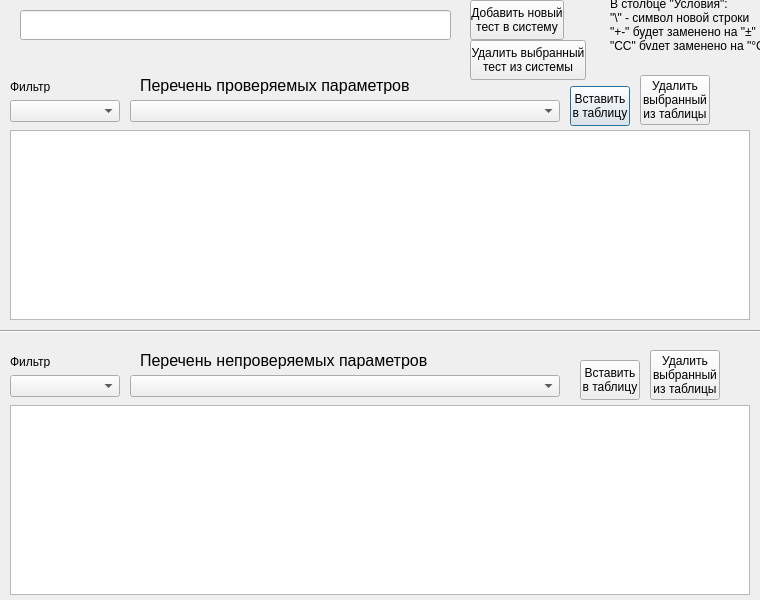
<?xml version="1.0" encoding="UTF-8"?>
<ui version="4.0">
 <class>TestsDialog</class>
 <widget class="QDialog" name="TestsDialog">
  <property name="geometry">
   <rect>
    <x>0</x>
    <y>0</y>
    <width>760</width>
    <height>600</height>
   </rect>
  </property>
  <property name="windowTitle">
   <string>Dialog</string>
  </property>
  <property name="windowIcon">
   <iconset>
    <normaloff>rainbow.png</normaloff>rainbow.png</iconset>
  </property>
  <widget class="QPushButton" name="pushButton_appendVerifiableTest">
   <property name="geometry">
    <rect>
     <x>570</x>
     <y>86</y>
     <width>60</width>
     <height>40</height>
    </rect>
   </property>
   <property name="text">
    <string>Вставить
в таблицу</string>
   </property>
  </widget>
  <widget class="QTableWidget" name="tableWidget_verifiableTests">
   <property name="geometry">
    <rect>
     <x>10</x>
     <y>130</y>
     <width>740</width>
     <height>190</height>
    </rect>
   </property>
  </widget>
  <widget class="QTableWidget" name="tableWidget_unverifiableTests">
   <property name="geometry">
    <rect>
     <x>10</x>
     <y>405</y>
     <width>740</width>
     <height>190</height>
    </rect>
   </property>
  </widget>
  <widget class="QComboBox" name="comboBox_verifiableTests">
   <property name="geometry">
    <rect>
     <x>130</x>
     <y>100</y>
     <width>430</width>
     <height>22</height>
    </rect>
   </property>
  </widget>
  <widget class="QPushButton" name="pushButton_appendUnVerifiableTest">
   <property name="geometry">
    <rect>
     <x>580</x>
     <y>360</y>
     <width>60</width>
     <height>40</height>
    </rect>
   </property>
   <property name="text">
    <string>Вставить
в таблицу</string>
   </property>
  </widget>
  <widget class="QComboBox" name="comboBox_unverifiableTests">
   <property name="geometry">
    <rect>
     <x>130</x>
     <y>375</y>
     <width>430</width>
     <height>22</height>
    </rect>
   </property>
  </widget>
  <widget class="QLineEdit" name="lineEdit_inputNewTest">
   <property name="geometry">
    <rect>
     <x>20</x>
     <y>10</y>
     <width>431</width>
     <height>30</height>
    </rect>
   </property>
  </widget>
  <widget class="QPushButton" name="pushButton_inputNewTest">
   <property name="geometry">
    <rect>
     <x>470</x>
     <y>0</y>
     <width>94</width>
     <height>40</height>
    </rect>
   </property>
   <property name="text">
    <string>Добавить новый
тест в систему</string>
   </property>
  </widget>
  <widget class="QPushButton" name="pushButton_removeSelectedTest">
   <property name="geometry">
    <rect>
     <x>470</x>
     <y>40</y>
     <width>116</width>
     <height>40</height>
    </rect>
   </property>
   <property name="text">
    <string>Удалить выбранный
тест из системы</string>
   </property>
  </widget>
  <widget class="QLabel" name="label">
   <property name="geometry">
    <rect>
     <x>610</x>
     <y>0</y>
     <width>150</width>
     <height>50</height>
    </rect>
   </property>
   <property name="text">
    <string>В столбце &quot;Условия&quot;:
&quot;\&quot; - символ новой строки
&quot;+-&quot; будет заменено на &quot;±&quot;
&quot;CC&quot; будет заменено на &quot;°C&quot;</string>
   </property>
  </widget>
  <widget class="Line" name="line">
   <property name="geometry">
    <rect>
     <x>0</x>
     <y>330</y>
     <width>760</width>
     <height>3</height>
    </rect>
   </property>
   <property name="orientation">
    <enum>Qt::Horizontal</enum>
   </property>
  </widget>
  <widget class="QLabel" name="label_noControlParams">
   <property name="geometry">
    <rect>
     <x>140</x>
     <y>350</y>
     <width>300</width>
     <height>20</height>
    </rect>
   </property>
   <property name="font">
    <font>
     <pointsize>12</pointsize>
    </font>
   </property>
   <property name="text">
    <string>Перечень непроверяемых параметров</string>
   </property>
  </widget>
  <widget class="QLabel" name="label_ControlParams">
   <property name="geometry">
    <rect>
     <x>140</x>
     <y>75</y>
     <width>300</width>
     <height>20</height>
    </rect>
   </property>
   <property name="font">
    <font>
     <pointsize>12</pointsize>
    </font>
   </property>
   <property name="text">
    <string>Перечень проверяемых параметров</string>
   </property>
  </widget>
  <widget class="QPushButton" name="pushButton_removeVerifiableTestFromTable">
   <property name="geometry">
    <rect>
     <x>640</x>
     <y>75</y>
     <width>70</width>
     <height>50</height>
    </rect>
   </property>
   <property name="text">
    <string>Удалить
выбранный
из таблицы</string>
   </property>
  </widget>
  <widget class="QPushButton" name="pushButton_removeUnVerifiableTestFromTable">
   <property name="geometry">
    <rect>
     <x>650</x>
     <y>350</y>
     <width>70</width>
     <height>50</height>
    </rect>
   </property>
   <property name="text">
    <string>Удалить
выбранный
из таблицы</string>
   </property>
  </widget>
  <widget class="QComboBox" name="comboBox_verifiableTests_filter">
   <property name="geometry">
    <rect>
     <x>10</x>
     <y>100</y>
     <width>110</width>
     <height>22</height>
    </rect>
   </property>
  </widget>
  <widget class="QComboBox" name="comboBox_unverifiableTests_filter">
   <property name="geometry">
    <rect>
     <x>10</x>
     <y>375</y>
     <width>110</width>
     <height>22</height>
    </rect>
   </property>
  </widget>
  <widget class="QLabel" name="label_verifFilter">
   <property name="geometry">
    <rect>
     <x>10</x>
     <y>80</y>
     <width>47</width>
     <height>13</height>
    </rect>
   </property>
   <property name="text">
    <string>Фильтр</string>
   </property>
  </widget>
  <widget class="QLabel" name="label_unverifFilter">
   <property name="geometry">
    <rect>
     <x>10</x>
     <y>355</y>
     <width>47</width>
     <height>13</height>
    </rect>
   </property>
   <property name="text">
    <string>Фильтр</string>
   </property>
  </widget>
 </widget>
 <resources/>
 <connections/>
</ui>
